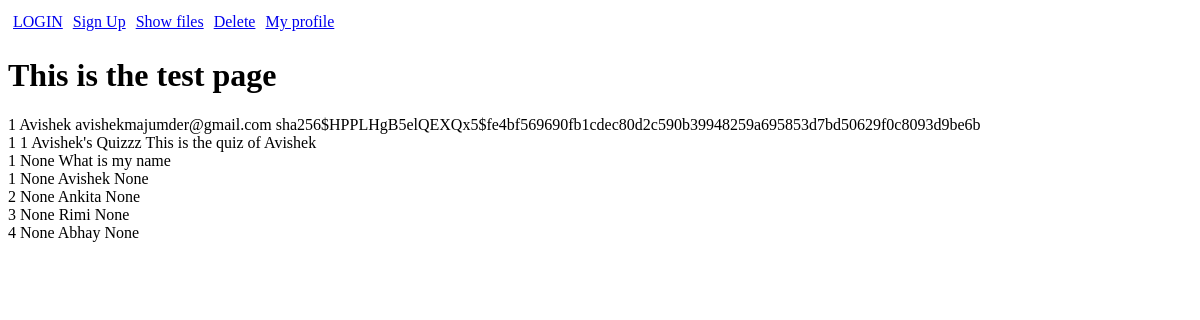
/test, run on an earlier commit of the app's database.
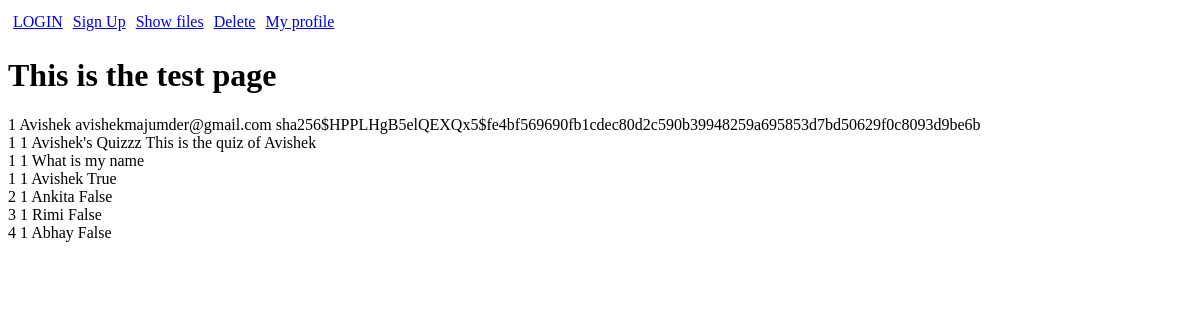
And on a later commit of the database.
### website/models.py (models this page shows)
class User(db.Model,UserMixin):
    __tablename__ = 'users'
    id = db.Column(db.Integer, primary_key=True)
    first_name = db.Column(db.String)
    email = db.Column(db.String, unique = True)
    password = db.Column(db.String)

class Quiz(db.Model):
    __tablename__ = 'quizzes'
    quiz_id = db.Column(db.Integer, primary_key=True)
    user_id = db.Column(db.Integer, db.ForeignKey('users.id'))
    quiz_title = db.Column(db.String)
    quiz_description = db.Column(db.String)
    user = db.relationship("User")

class Question(db.Model):
    __tablename__ = 'questions'
    question_id = db.Column(db.Integer, primary_key=True)
    quiz_id = db.Column(db.Integer, db.ForeignKey('quizzes.quiz_id'))
    question_text = db.Column(db.String)
    question_type = db.Column(db.String)
    quiz = db.relationship("Quiz")

class Option(db.Model):
    __tablename__ = 'options'
    option_id = db.Column(db.Integer, primary_key=True)
    question_id = db.Column(db.Integer, db.ForeignKey('questions.question_id'))
    option_text = db.Column(db.String)
    is_correct = db.Column(db.Boolean)
    question = db.relationship("Question")

### website/auth.py (the view)
@auth.route('/test')
def test():
    query1 = User.query.all()
    query2 = Quiz.query.all()
    query3 = Question.query.all()
    query4 = Option.query.all()
    return render_template('test.html', message1 = query1 , message2 = query2,message3 = query3,message4 = query4, user = current_user)

### website/templates/test.html (shortened to what this page needs)
{%extends "base.html"%}
{%block content%}
<h1>This is the test page</h1>
{% for x in message1 %}
    {{x.id}}
    {{x.first_name}}
    {{x.email}}
    {{x.password}}
{%endfor%}
<br>
{% for x in message2 %}
    {{x.quiz_id}}
    {{x.user_id}}
    {{x.quiz_title}}
    {{x.quiz_description}}
{%endfor%}
<br>
{% for x in message3 %}
    {{x.question_id}}
    {{x.quiz_id}}
    {{x.question_text}}
{%endfor%}
<br>
{% for x in message4 %}
    {{x.option_id}}
    {{x.question_id}}
    {{x.option_text}}
    {{x.is_correct}}
    <br>
{%endfor%}
{%endblock%}

### website/templates/base.html (shortened to what this page needs)
  <!DOCTYPE html>
<html lang="en">
  <head>
    <link rel="stylesheet" href= "{{ url_for('static',filename='styles/style.css') }}">
   </head>
  <body>
        <div class="navbar" id="navbar">
            <div class="link_container">
              {% if user.is_authenticated %}
              <a class="nav-item nav-link" id="home" href="/">HOME</a>
              <a class="nav-item nav-link" id="logout" href="/logout">LOGOUT</a>
              <a class="nav-item" id="quizmaker" href="/quizmaker">MAKE QUIZ</a>
                {%else%}
                <a class="nav-item nav-link" id="login" href="/login">LOGIN</a>
                <a class="nav-item nav-link" id="signUp" href="/sign-up">Sign Up</a>
                {%endif%}
                <a class="nav-item nav-link" id="test" href="/test">Show files</a>
                <a class="nav-item nav-link" id="delete" href="/delete">Delete</a>
                <a class="nav-item nav-link" id="profile" href="/profile">My profile</a>
            </div>
        </div>
    <div class="container">
    {% block content%}
    {%endblock%}
    </div>
  </body>
</html>

### website/static/styles/style.css (style rules this page uses)
.link_container { display: flex; flex-direction: row; }
.nav-item { margin: 5px; }

What changed in the data, as far as the page shows it:
changed Question "What is my name": quiz_id "None" → "1"
changed Option "Avishek": question_id "None" → "1"; is_correct "None" → "True"
changed Option "Ankita": question_id "None" → "1"; is_correct "None" → "False"
changed Option "Rimi": question_id "None" → "1"; is_correct "None" → "False"
changed Option "Abhay": question_id "None" → "1"; is_correct "None" → "False"
